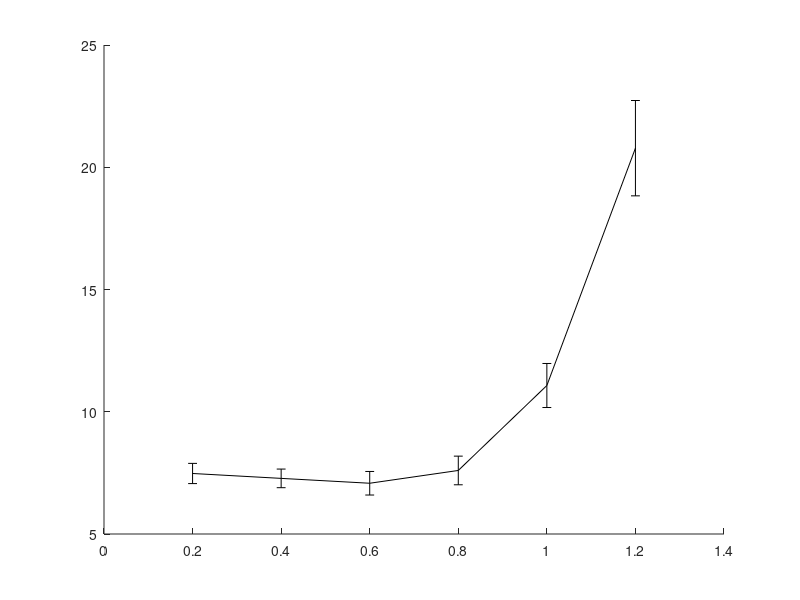

Recreate this plot in MATLAB. (Note: this script raises an error after producing the figure.)
% Performance comparison of the RSS with different planners.
% The experiment is in one scene with obstacles where the start and goal configurations
% are:
% State c_start = {0.5236, 1.74753, -1.8326, -1.4835,	1.5708,	0, 1.004278, 0.2729, 0.9486, -1.15011, 1.81001, -1.97739};
% State c_goal = {0.5236, 0.34907, 0.69813, -1.3963, 1.5708, 0, 0.7096, 1.8032, -1.7061, -1.6286, 1.9143, -2.0155}; // Robot 2 no backflip - Elbow down
% This while benchmarking the maximum step distance.
% With joint limits of the ABB robots.
% last updated: 09/26/17

clear all
clc

%%
planners = {'BiRRT','RRT','LazyRRT','SBL'};
plannerType = planners{1};
switch plannerType
    case 'BiRRT'
        D = load('Benchmark_BiRRT_SG_3poles_rB.txt'); D = D(D(:,2)==1,:);
    case 'RRT'
    case 'LazyRRT'
    case 'SBL'
end

%% 
disp(['Results for ' plannerType ':']);

%%
rd = sort(unique(D(:,1)));
for i = 1:length(rd)
    M = D(D(:,1)==rd(i), 2:end);
    td(i) = mean(M(:,3));
    td_ste(i) = std(M(:,3))/sqrt(size(M,1));
end


%%
disp(' ');
[tdmin, id] = min(td);
id = 2;
tdmin = td(id);

%%
h = figure(1);
clf
errorbar(rd,td,td_ste,'-k','linewidth',2);
ylabel('mean runtime [sec]');
xlabel('max. local-connection distance');
% xlim([0 6]);
% xlim([min(rd) max(rd)]);

%% 
sS = rd(id);
tmin = tdmin;
D = D(D(:,1)==sS, 2:end);
verf = D(:,1)==1;
suc = D(:,2)==1;

disp('------------------------------------');
disp('RSS:');
disp(['Results of ' num2str(size(D,1)) ' queries.']);
disp(['Minimum avg. runtime is ' num2str(tmin) 'sec with d = ' num2str(sS) ]);
disp(['Percent of successful queries verified: ' num2str(sum(verf & suc)/sum(suc)*100) '%']);
disp(['Plan distance: ' num2str(D(1,2)) ]);
disp(['Avg. runtime: ' num2str(mean(D(:,3)))  ' +/- ' num2str(std(D(:,3))/sqrt(size(D,1))) ' sec ']);
disp(['Min. runtime: ' num2str(min(D(:,3))) ' msec ']);
disp(['Avg. nodes in path: ' num2str(floor(mean(D(:,9)))) ]);
disp(['Avg. nodes in trees: ' num2str(floor(mean(D(:,10)))) ]);
disp(['Avg. number of projections: ' num2str(floor(mean(D(:,4)))) ]);
disp(['Avg. local-connection time: ' num2str(mean(D(:,11)./D(:,12))*1e3)  ' +/- ' num2str(std(D(:,11)./D(:,12))/sqrt(size(D,1))*1e3) ' msec ']);
disp(['Avg. total local-connection time: ' num2str(mean(D(:,11))*1e3)  ' +/- ' num2str(std(D(:,11))/sqrt(size(D,1))*1e3) ' msec ']);
disp(['Avg. number of local connection checks: ' num2str(mean(D(:,12)))]);
disp(['Avg. collision check time: ' num2str(mean(D(:,7))*1e3) ' msec.']);
disp(['Percent of successful local connections: ' num2str(100*mean(D(:,13)./D(:,12)))]);

%%
%%
%%
td = D(:,3);
maxT = max(td);
T1 = linspace(0,maxT,100);
T1 = T1(2:end);
for i = 1:length(T1)
    sd = td < T1(i);
    md(i) = mean(td(sd));
    Md(i) = 1-sum(sd)/length(td);
end

%%
h = figure(2);
clf
plot(T1,Md*100,'-k','linewidth',2);
xlabel('maximum runtime [sec]');
ylabel('failure rate [%]');
xlim([0 max(T1)]);
title(plannerType);
